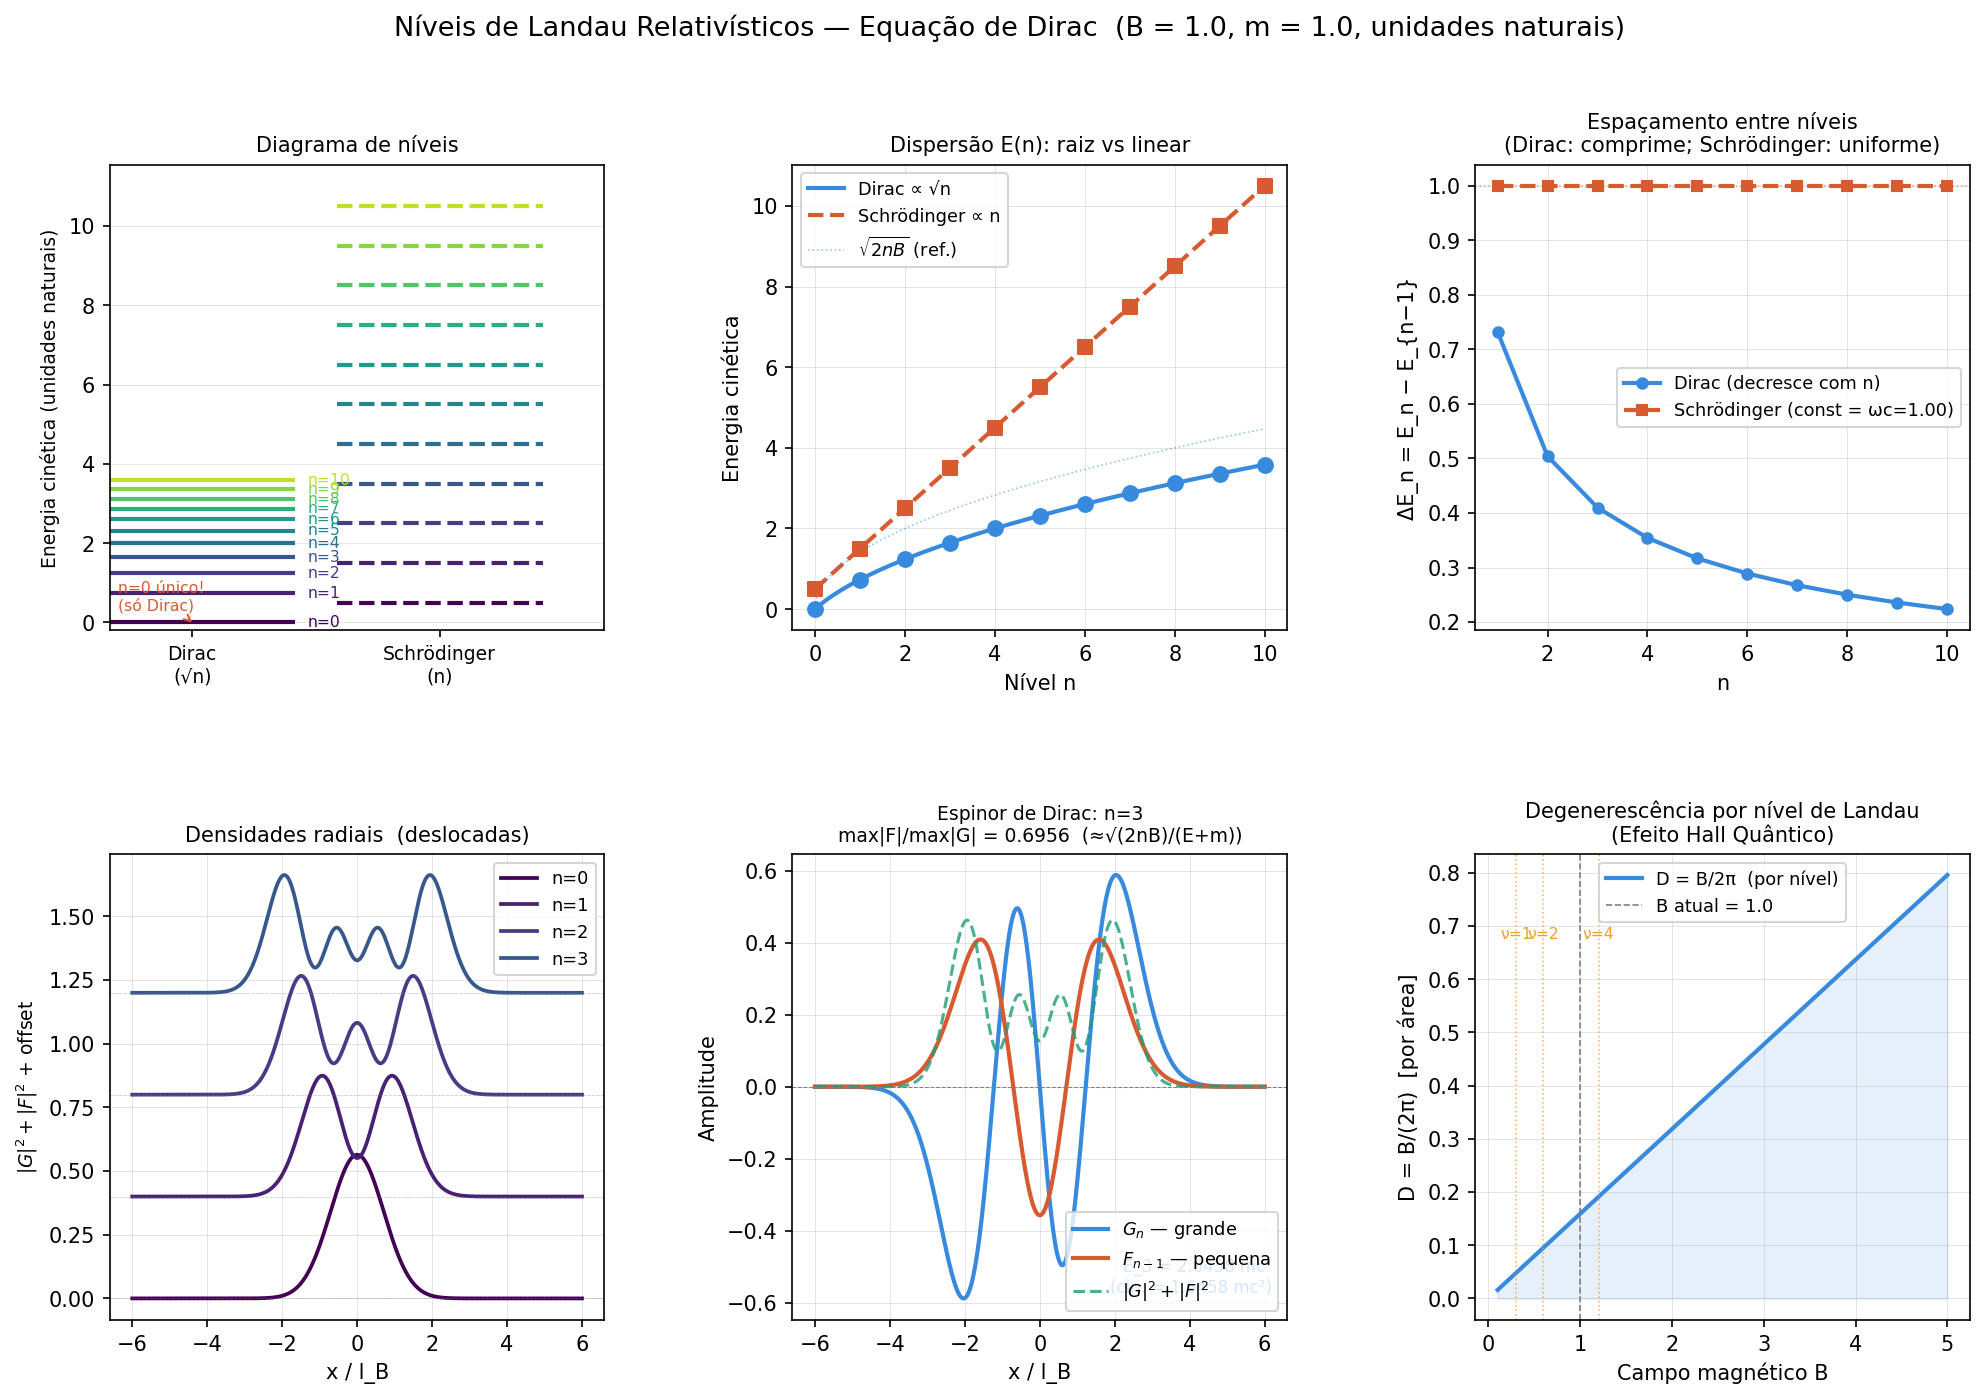

The Python source for this figure:
"""
Simulação dos Níveis de Landau Relativísticos — Equação de Dirac
=================================================================
Elétron em campo magnético B uniforme perpendicular ao plano xy.

Física implementada:
  - Níveis de Landau de Dirac:       E_n = mc² √(1 + 2n·(ħeB/m²c³))
  - Níveis de Landau de Schrödinger: E_n = ħωc(n + 1/2)   [ωc = eB/mc]
  - Comparação direta: Dirac ~ √n  vs  Schrödinger ~ n (espaçamento irregular vs regular)
  - Nível zero de Landau (n=0): único, não-degenerado, exclusivo de Dirac
  - Funções de onda: oscilador harmônico + componente relativística
  - Efeito Hall quântico: degenerescência por unidade de área vs B

Sistema de unidades naturais: ħ = c = m = e = 1  (comprimento magnético l_B = 1/√B)

Uso:
    python dirac_landau.py
    python dirac_landau.py --B 2.0   --nmax 12
    python dirac_landau.py --help
"""

import numpy as np
import math
import matplotlib
import matplotlib.pyplot as plt
import matplotlib.gridspec as gridspec
from matplotlib.patches import FancyArrowPatch
import argparse
import platform

if platform.system() == "Darwin":
    matplotlib.use("MacOSX")

# ---------------------------------------------------------------------------
# Constantes e energias
# ---------------------------------------------------------------------------

def landau_dirac(n, B, m=1.0):
    """
    Nível n de Landau relativístico (Dirac) em unidades naturais.

    E_n = m √(1 + 2n B/m²)    para n = 0, 1, 2, ...

    Derivação: gauge de Landau A = (0, Bx, 0).
    O hamiltoniano de Dirac com campo magnético leva a um problema
    de oscilador harmônico para as componentes do espinor.
    Autovalor exato: E_n² = m² + 2n·eB  (unidades: ħ=c=e=1)
    """
    return m * np.sqrt(1.0 + 2.0 * n * B / m**2)


def landau_schrodinger(n, B, m=1.0):
    """
    Nível n de Landau não-relativístico (Schrödinger).
    E_n = ωc (n + 1/2),   ωc = eB/m = B (unidades naturais)
    """
    omega_c = B / m
    return omega_c * (n + 0.5)


def landau_schrodinger_relativistic_correction(n, B, m=1.0):
    """
    Correção relativística de 1ª ordem aos níveis de Landau.
    ΔE ≈ −(ħωc)² (2n+1) / (2mc²)
    """
    omega_c = B / m
    E0 = landau_schrodinger(n, B, m)
    delta = -(omega_c**2) * (2*n + 1) / (2 * m)
    return E0 + delta


# ---------------------------------------------------------------------------
# Funções de onda (gauge de Landau)
# ---------------------------------------------------------------------------

def hermite_physicist(n, x):
    """Polinômio de Hermite H_n(x) via recorrência."""
    if n == 0:
        return np.ones_like(x)
    elif n == 1:
        return 2.0 * x
    H_prev, H_curr = np.ones_like(x), 2.0 * x
    for k in range(2, n + 1):
        H_next = 2.0 * x * H_curr - 2.0 * (k - 1) * H_prev
        H_prev, H_curr = H_curr, H_next
    return H_curr


def wavefunction_landau(n, x, B, m=1.0):
    """
    Função de onda do oscilador harmônico magnético (componente grande G).
    ψ_n(x) = C_n · H_n(x/l_B) · exp(-x²/2l_B²)
    l_B = 1/√B  (comprimento magnético)

    Para Dirac, o espinor é:
        Ψ_n = (G_{n},  F_{n-1})ᵀ
    onde G_n é a função do nível n e F_{n-1} do nível n-1 (componente pequena).
    """
    l_B = 1.0 / np.sqrt(B)
    xi  = x / l_B

    # Normalização: ∫|ψ|² dx = 1
    log_norm = -0.5 * np.log(2**n * math.factorial(n)) - 0.25 * np.log(np.pi) - 0.5 * np.log(l_B)
    norm = np.exp(log_norm)

    H   = hermite_physicist(n, xi)
    psi = norm * H * np.exp(-0.5 * xi**2)
    return psi


def wavefunction_dirac_spinor(n, x, B, m=1.0):
    """
    Espinor de Dirac completo para o n-ésimo nível de Landau.
    G_n: componente grande (nível n do oscilador)
    F_n: componente pequena (nível n-1 do oscilador, com coeficiente relativístico)

    Para n=0: F = 0  (nível zero de Landau é puramente spin-up)
    """
    G = wavefunction_landau(n, x, B, m)
    if n == 0:
        F = np.zeros_like(x)
    else:
        E_n = landau_dirac(n, B, m)
        # coeficiente da componente pequena: c_n = √(2nB)/(E_n + m)
        c_n = np.sqrt(2.0 * n * B) / (E_n + m)
        F   = c_n * wavefunction_landau(n - 1, x, B, m)
    return G, F


# ---------------------------------------------------------------------------
# Figura principal
# ---------------------------------------------------------------------------

def plot_all(args):
    B    = args["B"]
    nmax = args["nmax"]
    m    = args["mass"]

    fig = plt.figure(figsize=(16, 10))
    fig.suptitle(
        f"Níveis de Landau Relativísticos — Equação de Dirac  "
        f"(B = {B}, m = {m}, unidades naturais)",
        fontsize=13
    )
    gs = gridspec.GridSpec(2, 3, figure=fig, hspace=0.48, wspace=0.38)

    ax_levels = fig.add_subplot(gs[0, 0])     # diagrama de níveis
    ax_disp   = fig.add_subplot(gs[0, 1])     # E vs n  (dispersão)
    ax_split  = fig.add_subplot(gs[0, 2])     # espaçamento ΔE_n
    ax_wf0    = fig.add_subplot(gs[1, 0])     # função de onda n=0,1,2
    ax_wfsp   = fig.add_subplot(gs[1, 1])     # espinor: G e F
    ax_deg    = fig.add_subplot(gs[1, 2])     # degenerescência vs B

    ns = np.arange(0, nmax + 1)

    E_dirac = np.array([landau_dirac(n, B, m) for n in ns]) - m   # energia cinética
    E_schr  = np.array([landau_schrodinger(n, B, m) for n in ns])
    E_corr  = np.array([landau_schrodinger_relativistic_correction(n, B, m) for n in ns])

    cmap = plt.cm.viridis
    colors_n = [cmap(n / (nmax + 1)) for n in ns]

    # ── Painel 1: Diagrama de níveis ──────────────────────────────────────
    x_d, x_s = 0.2, 0.8
    w = 0.25
    for n in ns:
        c = colors_n[n]
        # Dirac
        ax_levels.hlines(E_dirac[n], x_d - w, x_d + w, color=c, lw=2.0)
        ax_levels.text(x_d + w + 0.03, E_dirac[n], f"n={n}", fontsize=7.5,
                       va="center", color=c)
        # Schrödinger
        ax_levels.hlines(E_schr[n],  x_s - w, x_s + w, color=c, lw=2.0, ls="--")

    ax_levels.set_xlim(0, 1.2)
    ax_levels.set_ylim(-0.2, max(E_dirac[-1], E_schr[-1]) * 1.1)
    ax_levels.set_xticks([x_d, x_s])
    ax_levels.set_xticklabels(["Dirac\n(√n)", "Schrödinger\n(n)"], fontsize=9)
    ax_levels.set_ylabel("Energia cinética (unidades naturais)", fontsize=9)
    ax_levels.set_title("Diagrama de níveis", fontsize=10)
    ax_levels.grid(axis='y', lw=0.4, alpha=0.35)

    # Seta apontando para n=0 (exclusivo de Dirac)
    ax_levels.annotate("n=0 único!\n(só Dirac)",
                       xy=(x_d, E_dirac[0]), xytext=(x_d - 0.18, E_dirac[0] + 0.3),
                       fontsize=7.5, color="#D85A30",
                       arrowprops=dict(arrowstyle="->", color="#D85A30", lw=1.0))

    # ── Painel 2: E vs n (dispersão) ──────────────────────────────────────
    n_dense = np.linspace(0, nmax, 300)
    E_d_cont = np.array([landau_dirac(n, B, m) - m for n in n_dense])
    E_s_cont = np.array([landau_schrodinger(n, B, m) for n in n_dense])

    ax_disp.plot(n_dense, E_d_cont, color="#378ADD", lw=2.0, label="Dirac ∝ √n")
    ax_disp.plot(n_dense, E_s_cont, color="#D85A30", lw=2.0, ls="--", label="Schrödinger ∝ n")
    ax_disp.scatter(ns, E_dirac, color="#378ADD", s=50, zorder=5)
    ax_disp.scatter(ns, E_schr,  color="#D85A30", s=50, zorder=5, marker="s")

    # referência √n
    sqrt_ref = np.sqrt(n_dense + 1e-9) * np.sqrt(2 * B)
    ax_disp.plot(n_dense[1:], sqrt_ref[1:], color="#378ADD", lw=0.8, ls=":",
                 alpha=0.5, label=r"$\sqrt{2nB}$ (ref.)")

    ax_disp.set_xlabel("Nível n", fontsize=10)
    ax_disp.set_ylabel("Energia cinética", fontsize=10)
    ax_disp.set_title("Dispersão E(n): raiz vs linear", fontsize=10)
    ax_disp.legend(fontsize=8.5)
    ax_disp.grid(lw=0.4, alpha=0.4)

    # ── Painel 3: Espaçamento ΔE_n = E_n − E_{n-1} ───────────────────────
    ns_gap = np.arange(1, nmax + 1)
    dE_d = np.diff(E_dirac)
    dE_s = np.diff(E_schr)

    ax_split.plot(ns_gap, dE_d, color="#378ADD", lw=2, marker="o", ms=5,
                  label="Dirac (decresce com n)")
    ax_split.plot(ns_gap, dE_s, color="#D85A30", lw=2, ls="--", marker="s", ms=5,
                  label=f"Schrödinger (const = ωc={B/m:.2f})")
    ax_split.axhline(B / m, color="#D85A30", lw=0.8, ls=":", alpha=0.5)

    ax_split.set_xlabel("n", fontsize=10)
    ax_split.set_ylabel("ΔE_n = E_n − E_{n−1}", fontsize=10)
    ax_split.set_title("Espaçamento entre níveis\n(Dirac: comprime; Schrödinger: uniforme)", fontsize=10)
    ax_split.legend(fontsize=8.5)
    ax_split.grid(lw=0.4, alpha=0.4)

    # ── Painel 4: Funções de onda (densidade) ─────────────────────────────
    l_B = 1.0 / np.sqrt(B)
    x_wf = np.linspace(-6 * l_B, 6 * l_B, 800)

    for n in [0, 1, 2, 3]:
        G, F = wavefunction_dirac_spinor(n, x_wf, B, m)
        dens = G**2 + F**2
        offset = n * 0.4   # empilha verticalmente
        ax_wf0.plot(x_wf / l_B, dens + offset, color=colors_n[n], lw=1.8,
                    label=f"n={n}")
        ax_wf0.axhline(offset, color="gray", lw=0.4, ls="--", alpha=0.4)

    ax_wf0.set_xlabel("x / l_B", fontsize=10)
    ax_wf0.set_ylabel(r"$|G|^2 + |F|^2$ + offset", fontsize=9)
    ax_wf0.set_title("Densidades radiais  (deslocadas)", fontsize=10)
    ax_wf0.legend(fontsize=8.5, loc="upper right")
    ax_wf0.grid(lw=0.4, alpha=0.4)

    # ── Painel 5: Espinor G e F para n=2 ─────────────────────────────────
    n_sp = 3
    G, F = wavefunction_dirac_spinor(n_sp, x_wf, B, m)
    ratio = np.max(np.abs(F)) / (np.max(np.abs(G)) + 1e-15)

    ax_wfsp.plot(x_wf / l_B, G,    color="#378ADD", lw=2,   label=r"$G_n$ — grande")
    ax_wfsp.plot(x_wf / l_B, F,    color="#D85A30", lw=2,   label=r"$F_{n-1}$ — pequena")
    ax_wfsp.plot(x_wf / l_B, G**2 + F**2, color="#1D9E75", lw=1.5, ls="--",
                 alpha=0.8, label=r"$|G|^2+|F|^2$")
    ax_wfsp.axhline(0, color="gray", lw=0.5, ls="--")
    ax_wfsp.set_xlabel("x / l_B", fontsize=10)
    ax_wfsp.set_ylabel("Amplitude", fontsize=10)
    ax_wfsp.set_title(f"Espinor de Dirac: n={n_sp}\n"
                      f"max|F|/max|G| = {ratio:.4f}  (≈√(2nB)/(E+m))", fontsize=9)
    ax_wfsp.legend(fontsize=8.5)
    ax_wfsp.grid(lw=0.4, alpha=0.4)
    ax_wfsp.text(0.97, 0.05,
                 f"E_{n_sp} = {landau_dirac(n_sp,B,m):.4f} mc²\n"
                 f"(cin. = {landau_dirac(n_sp,B,m)-m:.4f} mc²)",
                 transform=ax_wfsp.transAxes, fontsize=8,
                 ha="right", va="bottom", color="#378ADD")

    # ── Painel 6: Degenerescência vs B ────────────────────────────────────
    # Degenerescência por unidade de área: D = eB/(2πħ) = B/(2π) [unidades naturais]
    # É a densidade de estados por nível de Landau
    B_arr = np.linspace(0.1, 5.0, 300)
    D_arr = B_arr / (2 * np.pi)   # por unidade de área, por nível

    ax_deg.plot(B_arr, D_arr, color="#378ADD", lw=2, label=r"D = B/2π  (por nível)")
    ax_deg.fill_between(B_arr, 0, D_arr, alpha=0.12, color="#378ADD")
    ax_deg.axvline(B, color="gray", lw=0.8, ls="--", label=f"B atual = {B}")
    ax_deg.set_xlabel("Campo magnético B", fontsize=10)
    ax_deg.set_ylabel("D = B/(2π)  [por área]", fontsize=10)
    ax_deg.set_title("Degenerescência por nível de Landau\n(Efeito Hall Quântico)", fontsize=10)
    ax_deg.legend(fontsize=8.5)
    ax_deg.grid(lw=0.4, alpha=0.4)

    # Anotação: preenchimento fracionário
    for nu, lbl in [(1, "ν=1"), (2, "ν=2"), (4, "ν=4")]:
        B_fill = nu * 0.3   # exemplo: densidade eletrônica n_e = 0.3
        if B_fill <= B_arr[-1]:
            ax_deg.axvline(B_fill, color="#EF9F27", lw=0.8, ls=":", alpha=0.7)
            ax_deg.text(B_fill, D_arr[-1]*0.85, lbl, fontsize=7.5,
                        ha="center", color="#EF9F27")

    plt.savefig("dirac_landau.png", dpi=150, bbox_inches="tight")
    print("Figura salva: dirac_landau.png")
    plt.show()


# ---------------------------------------------------------------------------
# Tabela de energias
# ---------------------------------------------------------------------------

def print_table(args):
    B    = args["B"]
    nmax = args["nmax"]
    m    = args["mass"]
    omega_c = B / m

    print(f"\n{'='*72}")
    print("  Níveis de Landau Relativísticos — Equação de Dirac")
    print(f"{'='*72}")
    print(f"  B = {B},  m = {m},  ωc = eB/m = {omega_c:.4f},  l_B = 1/√B = {1/np.sqrt(B):.4f}")
    print(f"\n  {'n':>3}  {'E_Dirac':>12}  {'E_cin(D)':>10}  {'E_Schrö':>10}  "
          f"{'ΔE_D':>10}  {'ΔE_S':>10}  {'razão':>8}")
    print("  " + "─" * 68)

    E_prev_d = None
    for n in range(nmax + 1):
        Ed  = landau_dirac(n, B, m)
        Ec  = Ed - m
        Es  = landau_schrodinger(n, B, m)
        dEd = Ec - (landau_dirac(n-1,B,m)-m) if n > 0 else float('nan')
        dEs = Es - landau_schrodinger(n-1,B,m) if n > 0 else float('nan')
        rat = dEd / dEs if (n > 0 and dEs > 0) else float('nan')

        dEd_s = f"{dEd:.5f}" if n > 0 else "     —    "
        dEs_s = f"{dEs:.5f}" if n > 0 else "     —    "
        rat_s = f"{rat:.4f}"  if n > 0 else "    —    "

        mark = " ← n=0 exclusivo!" if n == 0 else ""
        print(f"  {n:>3}  {Ed:>12.6f}  {Ec:>10.6f}  {Es:>10.6f}  "
              f"{dEd_s:>10}  {dEs_s:>10}  {rat_s:>8}{mark}")

    print(f"\n  ΔE_D decresce com n (∝ 1/√n),  ΔE_S = constante = ωc = {omega_c:.4f}")
    print(f"  Padrão Dirac: √1, √2, √3, ...   vs   Schrödinger: 1, 2, 3, ...")
    print(f"\n  Grau de relatividade: max|F|/max|G| para n=1 = "
          f"{np.sqrt(2*B)/(landau_dirac(1,B,m)+m):.5f}")
    print(f"{'='*72}\n")


# ---------------------------------------------------------------------------
# CLI
# ---------------------------------------------------------------------------

def parse_args():
    p = argparse.ArgumentParser(
        description="Níveis de Landau Relativísticos — Equação de Dirac",
        formatter_class=argparse.ArgumentDefaultsHelpFormatter,
    )
    p.add_argument("--B",    type=float, default=1.0,  help="Campo magnético B")
    p.add_argument("--nmax", type=int,   default=10,   help="Nível máximo")
    p.add_argument("--mass", type=float, default=1.0,  help="Massa (u.n.)")
    return vars(p.parse_args())


if __name__ == "__main__":
    args = parse_args()
    print_table(args)
    plot_all(args)
